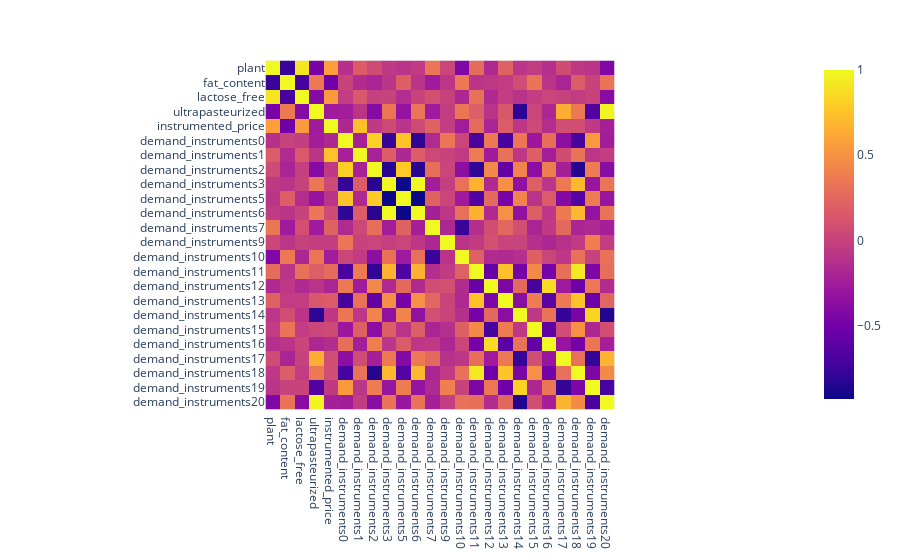

This figure's notebook cell:
### Code cell
numerical_columns = ['plant', 'fat_content', 'lactose_free', 'ultrapasteurized', 'instrumented_price'] 
numerical_columns += [
    f"demand_instruments{i}" for i in range(
        characteristics_difference_instruments.shape[1] + price_difference_instruments.shape[1]
    ) if i not in [4, 8]
]
product_data = product_data.drop(columns=["demand_instruments4", "demand_instruments8"])
px.imshow(product_data[numerical_columns].corr())

### Figure 1 — Plotly figure (JSON) as saved in the notebook; plotly's stock layout.template omitted (floating-point values rounded to 4 significant figures; data arrays with more than 128 entries replaced by an {"elided": "..."} marker saying what was removed)
{"data": [{"coloraxis": "coloraxis", "hovertemplate": "x: %{x}<br>y: %{y}<br>color: %{z}<extra></extra>", "name": "0", "type": "heatmap", "x": ["plant", "fat_content", "lactose_free", "ultrapasteurized", "instrumented_price", "demand_instruments0", "demand_instruments1", "demand_instruments2", "demand_instruments3", "demand_instruments5", "demand_instruments6", "demand_instruments7", "demand_instruments9", "demand_instruments10", "demand_instruments11", "demand_instruments12", "demand_instruments13", "demand_instruments14", "demand_instruments15", "demand_instruments16", "demand_instruments17", "demand_instruments18", "demand_instruments19", "demand_instruments20"], "xaxis": "x", "y": ["plant", "fat_content", "lactose_free", "ultrapasteurized", "instrumented_price", "demand_instruments0", "demand_instruments1", "demand_instruments2", "demand_instruments3", "demand_instruments5", "demand_instruments6", "demand_instruments7", "demand_instruments9", "demand_instruments10", "demand_instruments11", "demand_instruments12", "demand_instruments13", "demand_instruments14", "demand_instruments15", "demand_instruments16", "demand_instruments17", "demand_instruments18", "demand_instruments19", "demand_instruments20"], "yaxis": "y", "z": {"elided": "24x24 float values"}}], "layout": {"coloraxis": {"colorscale": [[0, "#0d0887"], [0.1111, "#46039f"], [0.2222, "#7201a8"], [0.3333, "#9c179e"], [0.4444, "#bd3786"], [0.5556, "#d8576b"], [0.6667, "#ed7953"], [0.7778, "#fb9f3a"], [0.8889, "#fdca26"], [1, "#f0f921"]]}, "margin": {"t": 60}, "xaxis": {"anchor": "y", "constrain": "domain", "domain": [0, 1], "scaleanchor": "y"}, "yaxis": {"anchor": "x", "autorange": "reversed", "constrain": "domain", "domain": [0, 1]}}}
